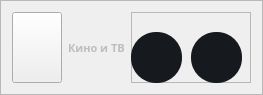
                 <widget class="QFrame" name="Film">
                  <property name="maximumSize">
                   <size>
                    <width>1171</width>
                    <height>91</height>
                   </size>
                  </property>
                  <property name="styleSheet">
                   <string notr="true"> border-bottom: 2px solid white;
 display: inline-block;
 line-height: 0.85;</string>
                  </property>
                  <property name="frameShape">
                   <enum>QFrame::StyledPanel</enum>
                  </property>
                  <property name="frameShadow">
                   <enum>QFrame::Raised</enum>
                  </property>
                  <layout class="QHBoxLayout" name="horizontalLayout_39">
                   <item>
                    <widget class="QPushButton" name="pushButton_27">
                     <property name="minimumSize">
                      <size>
                       <width>50</width>
                       <height>71</height>
                      </size>
                     </property>
                     <property name="maximumSize">
                      <size>
                       <width>50</width>
                       <height>16777215</height>
                      </size>
                     </property>
                     <property name="styleSheet">
                      <string notr="true">border-bottom:none;</string>
                     </property>
                     <property name="text">
                      <string/>
                     </property>
                     <property name="icon">
                      <iconset resource="DownloadSoft.qrc">
                       <normaloff>:/icon/image/icon/icons8-видео-48.png</normaloff>:/icon/image/icon/icons8-видео-48.png</iconset>
                     </property>
                     <property name="iconSize">
                      <size>
                       <width>48</width>
                       <height>48</height>
                      </size>
                     </property>
                    </widget>
                   </item>
                   <item>
                    <widget class="QLabel" name="label_35">
                     <property name="font">
                      <font>
                       <family>Montserrat Black</family>
                       <pointsize>8</pointsize>
                       <weight>75</weight>
                       <italic>false</italic>
                       <bold>true</bold>
                       <underline>false</underline>
                      </font>
                     </property>
                     <property name="styleSheet">
                      <string notr="true">*{

  color: rgb(189, 189, 189);
border-bottom:none;
}

</string>
                     </property>
                     <property name="text">
                      <string>Кино и ТВ</string>
                     </property>
                     <property name="scaledContents">
                      <bool>false</bool>
                     </property>
                     <property name="wordWrap">
                      <bool>true</bool>
                     </property>
                    </widget>
                   </item>
                   <item>
                    <widget class="QFrame" name="frame_36">
                     <property name="minimumSize">
                      <size>
                       <width>120</width>
                       <height>71</height>
                      </size>
                     </property>
                     <property name="maximumSize">
                      <size>
                       <width>120</width>
                       <height>71</height>
                      </size>
                     </property>
                     <property name="styleSheet">
                      <string notr="true">border-bottom:none;</string>
                     </property>
                     <property name="frameShape">
                      <enum>QFrame::StyledPanel</enum>
                     </property>
                     <property name="frameShadow">
                      <enum>QFrame::Raised</enum>
                     </property>
                     <widget class="QPushButton" name="pushDelFilm">
                      <property name="geometry">
                       <rect>
                        <x>60</x>
                        <y>20</y>
                        <width>51</width>
                        <height>51</height>
                       </rect>
                      </property>
                      <property name="styleSheet">
                       <string notr="true">*{
border-bottom:none;
}
QPushButton#pushDelFilm
{
	background-color:#161A1E;
	color:rgba(85,98,112,255);	
	border-radius:25;
}
QPushButton#pushDelFilm:hover
{
background-color:#1b1f24;
}
QPushButton#pushDelFilm:pressed
{
		padding-left:5px;
	padding-top:5px;
	color:rgba(115,128,142,255)
}
</string>
                      </property>
                      <property name="text">
                       <string/>
                      </property>
                      <property name="icon">
                       <iconset resource="DownloadSoft.qrc">
                        <normaloff>:/icon/image/icon/free-icon-delete-5396993.png</normaloff>:/icon/image/icon/free-icon-delete-5396993.png</iconset>
                      </property>
                      <property name="iconSize">
                       <size>
                        <width>20</width>
                        <height>20</height>
                       </size>
                      </property>
                     </widget>
                     <widget class="QPushButton" name="pushDownloadFilm">
                      <property name="geometry">
                       <rect>
                        <x>0</x>
                        <y>20</y>
                        <width>51</width>
                        <height>51</height>
                       </rect>
                      </property>
                      <property name="styleSheet">
                       <string notr="true">*{
border-bottom:none;
}
QPushButton#pushDownloadFilm

{
	background-color:#161A1E;
	color:rgba(85,98,112,255);	
	border-radius:25;
}
QPushButton#pushDownloadFilm:hover
{
background-color:#1b1f24;
}
QPushButton#pushDownloadFilm:pressed
{
	padding-left:5px;
	padding-top:5px;
	color:rgba(115,128,142,255)
}
</string>
                      </property>
                      <property name="text">
                       <string/>
                      </property>
                      <property name="icon">
                       <iconset resource="DownloadSoft.qrc">
                        <normaloff>:/icon/image/icon/free-icon-download-545759.png</normaloff>:/icon/image/icon/free-icon-download-545759.png</iconset>
                      </property>
                      <property name="iconSize">
                       <size>
                        <width>18</width>
                        <height>18</height>
                       </size>
                      </property>
                     </widget>
                    </widget>
                   </item>
                  </layout>
                 </widget>
